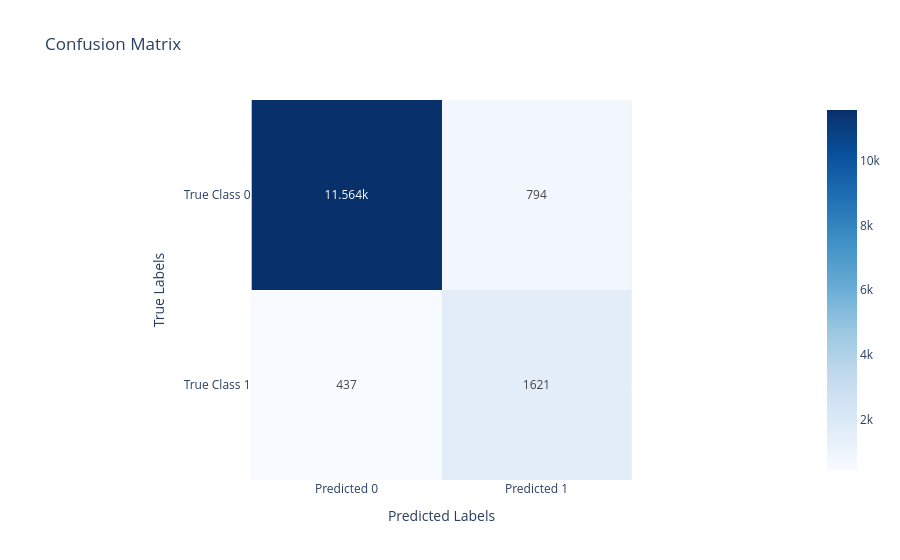

Source (notebook cell):
### Code cell
dt_visualizer.plot_confusion_matrix()

### Figure 1 — Plotly figure (JSON) as saved in the notebook; plotly's stock layout.template omitted (floating-point values rounded to 4 significant figures)
{"data": [{"coloraxis": "coloraxis", "name": "0", "texttemplate": "%{z}", "x": ["Predicted 0", "Predicted 1"], "y": ["True Class 0", "True Class 1"], "z": [[11564, 794], [437, 1621]], "type": "heatmap", "xaxis": "x", "yaxis": "y", "hovertemplate": "x: %{x}<br>y: %{y}<br>color: %{z}<extra></extra>"}], "layout": {"xaxis": {"anchor": "y", "domain": [0.0, 1.0], "scaleanchor": "y", "constrain": "domain", "title": {"text": "Predicted Labels"}}, "yaxis": {"anchor": "x", "domain": [0.0, 1.0], "autorange": "reversed", "constrain": "domain", "title": {"text": "True Labels"}}, "coloraxis": {"colorscale": [[0.0, "rgb(247,251,255)"], [0.125, "rgb(222,235,247)"], [0.25, "rgb(198,219,239)"], [0.375, "rgb(158,202,225)"], [0.5, "rgb(107,174,214)"], [0.625, "rgb(66,146,198)"], [0.75, "rgb(33,113,181)"], [0.875, "rgb(8,81,156)"], [1.0, "rgb(8,48,107)"]]}, "title": {"text": "Confusion Matrix"}, "showlegend": false}}
